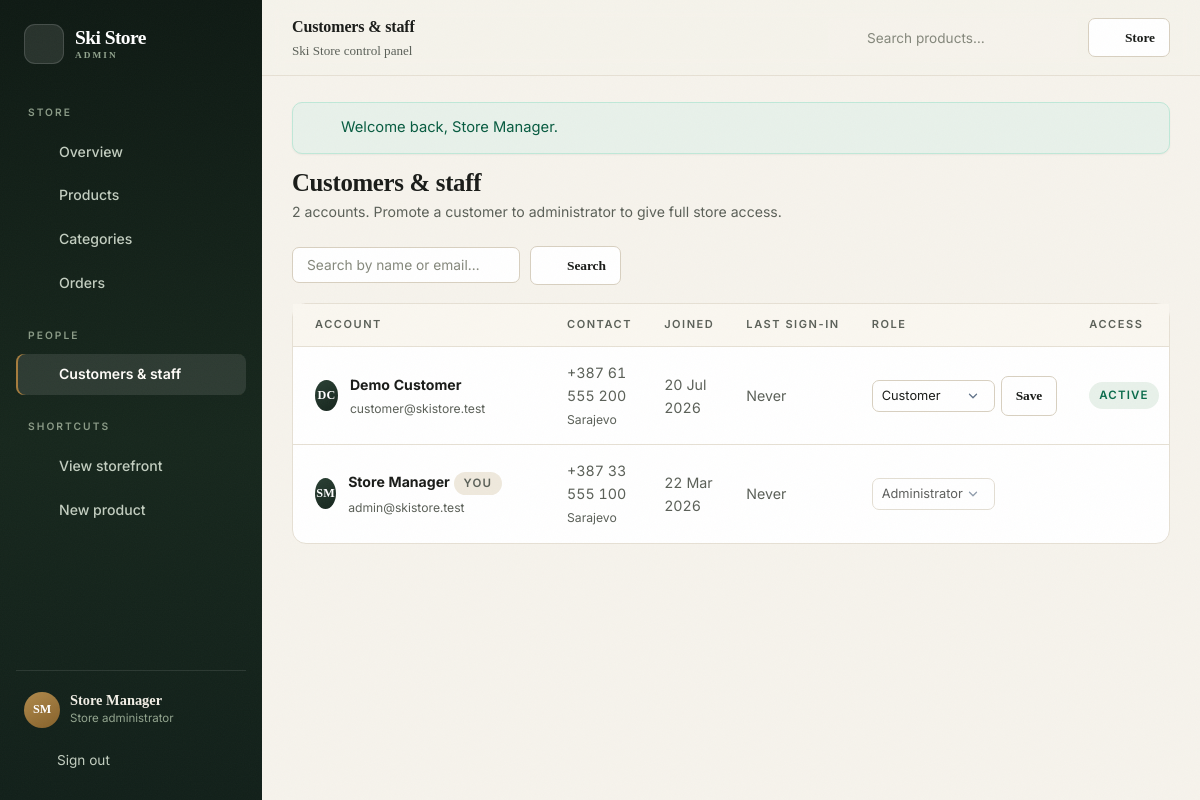
Page /admin/users (signed in) on the committed database.
### tables this page shows
CREATE TABLE `users` (
    `id`            INT UNSIGNED NOT NULL AUTO_INCREMENT,
    `full_name`     VARCHAR(120) NOT NULL,
    `email`         VARCHAR(180) NOT NULL,
    `password_hash` VARCHAR(255) NOT NULL,
    `phone`         VARCHAR(40)  DEFAULT NULL,
    `address`       VARCHAR(180) DEFAULT NULL,
    `city`          VARCHAR(100) DEFAULT NULL,
    `postal_code`   VARCHAR(20)  DEFAULT NULL,
    `country`       VARCHAR(80)  DEFAULT 'Bosnia and Herzegovina',
    `role`          ENUM('customer','admin') NOT NULL DEFAULT 'customer',
    `is_active`     TINYINT(1) NOT NULL DEFAULT 1,
    `last_login_at` DATETIME DEFAULT NULL,
    `created_at`    TIMESTAMP NOT NULL DEFAULT CURRENT_TIMESTAMP,
    `updated_at`    TIMESTAMP NOT NULL DEFAULT CURRENT_TIMESTAMP ON UPDATE CURRENT_TIMESTAMP,
    PRIMARY KEY (`id`),
    UNIQUE KEY `uq_users_email` (`email`),
    KEY `idx_users_role` (`role`),
    KEY `idx_users_created` (`created_at`)
);

### app/Views/admin/users/index.php (the view, shortened to what the rows shown need)
<div class="admin-page-head">
    <div>
        <h1>Customers &amp; staff</h1>
        <p><?= (int) $total ?> account<?= (int) $total === 1 ? '' : 's' ?>. Promote a customer to administrator to give full store access.</p>
    </div>
</div>
<form class="admin-filterbar" method="get" action="<?= url('/admin/users') ?>">
    <input class="input" type="search" name="q" value="<?= e($search) ?>" placeholder="Search by name or email&hellip;" aria-label="Search users">
    <button class="btn btn--outline btn--sm" type="submit"><?= icon('search', 15) ?> Search</button>
</form>
<div class="panel">
    <div class="panel__body panel__body--flush">
        <?php if ($users === []): ?>
            <div class="empty" style="border:0;border-radius:0;padding:44px 20px">
                <span class="empty__icon"><?= icon('users', 26) ?></span>
                <div class="empty__title">No accounts found</div>
                <p class="empty__text">Try a different search term.</p>
            </div>
        <?php else: ?>
            <div class="table-wrap">
                <table class="table">
                    <thead>
                        <tr><th>Account</th><th>Contact</th><th>Joined</th><th>Last sign-in</th><th>Role</th><th>Access</th></tr>
                    </thead>
                    <tbody>
                        <?php foreach ($users as $account): ?>
                            <?php $isSelf = (int) $account['id'] === (int) Auth::id(); ?>
                            <tr>
                                <td>
                                    <div class="table__product">
                                        <span class="account-menu__avatar"><?= e(user_initials((string) $account['full_name'])) ?></span>
                                        <span>
                                            <span class="table__name">
                                                <?= e($account['full_name']) ?>
                                                <?php if ($isSelf): ?><span class="badge badge--muted">You</span><?php endif; ?>
                                            </span>
                                            <span class="table__sub"><?= e($account['email']) ?></span>
                                        </span>
                                    </div>
                                </td>
                                <td class="muted">
                                    <?= e($account['phone'] ?: '—') ?><br>
                                    <span class="table__sub"><?= e($account['city'] ?: 'No city') ?></span>
                                </td>
                                <td class="muted"><?= e(date('d M Y', strtotime((string) $account['created_at']))) ?></td>
                                <td class="muted">
                                    <?= $account['last_login_at'] ? e(date('d M Y', strtotime((string) $account['last_login_at']))) : 'Never' ?>
                                </td>
                                <td>
                                    <form method="post" action="<?= url('/admin/users/' . $account['id'] . '/role') ?>" class="flex" style="gap:6px">
                                        <select class="select" name="role" style="width:auto;font-size:.8rem;padding:6px 30px 6px 9px" aria-label="Role for <?= e($account['full_name']) ?>" <?= $isSelf ? 'disabled' : '' ?>>
                                            <option value="customer"<?= selected($account['role'], 'customer') ?>>Customer</option>
                                            <option value="admin"<?= selected($account['role'], 'admin') ?>>Administrator</option>
                                        </select>
                                        <?php if (! $isSelf): ?>
                                            <button class="btn btn--outline btn--sm" type="submit">Save</button>
                                        <?php endif; ?>
                                    </form>
                                </td>
                                <td>
                                    <div class="table__actions">
                                        <span class="badge <?= (int) $account['is_active'] === 1 ? 'badge--success' : 'badge--danger' ?>">
                                            <?= (int) $account['is_active'] === 1 ? 'Active' : 'Disabled' ?>
                                        </span>
                                        <?php if (! $isSelf): ?>
                                            <form method="post" action="<?= url('/admin/users/' . $account['id'] . '/active') ?>"
                                                  data-confirm="<?= (int) $account['is_active'] === 1 ? 'Deactivate' : 'Activate' ?> this account?">
                                                <button class="btn btn--ghost btn--sm" type="submit">
                                                </button>
                                            </form>
                                        <?php endif; ?>
                                    </div>
                                </td>
                            </tr>
                        <?php endforeach; ?>
                    </tbody>
                </table>
            </div>
        <?php endif; ?>
    </div>
</div>

### app/Core/Router.php (shortened to what the rows shown need)
<?php
final class Router
{
    private array $routes = [];
    private array $groupMiddleware = [];
    public function group(array $middleware, callable $callback): void
    {
        $previous = $this->groupMiddleware;
        $this->groupMiddleware = array_merge($previous, $middleware);
        $this->groupMiddleware = $previous;
    }
    private function add(string $method, string $path, array $handler, array $middleware): void
    {
        $this->routes[] = [
            'method'     => $method,
            'pattern'    => $this->compile($path),
            'handler'    => $handler,
            'middleware' => array_merge($this->groupMiddleware, $middleware),
        ];
    }
    private function compile(string $path): string
    {
        $pattern = preg_replace_callback(
            '#\{([a-zA-Z_][a-zA-Z0-9_]*)\}#',
            static fn (array $match): string => '(?P<' . $match[1] . '>[^/]+)',
            $path
        );
        return '#^' . $pattern . '$#';
    }
    public function dispatch(string $method, string $path): void
    {
        foreach ($this->routes as $route) {
            if (! preg_match($route['pattern'], $path, $matches)) {
                continue;
            }
            foreach ($route['middleware'] as $middleware) {
                $instance = new $middleware();
                $result = $instance->handle();
            }
            $params = array_filter($matches, 'is_string', ARRAY_FILTER_USE_KEY);
            [$controller, $action] = $route['handler'];
            (new $controller())->{$action}($params);
            return;
        }
    }
}

### app/Views/layouts/admin.php (shortened to what the rows shown need)
<?php
$admin = Auth::user();
?>
<!doctype html>
<html lang="en">
<head>
    <link rel="stylesheet" href="<?= e(asset('css/app.css')) ?>">
</head>
<body class="admin-body">
<div class="admin-shell">
    <aside class="admin-sidebar">
        <a class="admin-sidebar__brand brand" href="<?= url('/admin') ?>">
            <span class="brand__mark"><?= icon('mountain', 22) ?></span>
            <span class="brand__name">Ski Store<small>Admin</small></span>
        </a>
        <nav class="admin-nav" aria-label="Admin navigation">
            <div class="admin-nav__label">Store</div>
            <a class="admin-nav__link <?= request_path() === '/admin' ? 'is-active' : '' ?>" href="<?= url('/admin') ?>">
                <?= icon('grid', 18) ?> Overview
            </a>
            <a class="admin-nav__link <?= is_active('/admin/products') ? 'is-active' : '' ?>" href="<?= url('/admin/products') ?>">
                <?= icon('package', 18) ?> Products
            </a>
            <a class="admin-nav__link <?= is_active('/admin/categories') ? 'is-active' : '' ?>" href="<?= url('/admin/categories') ?>">
                <?= icon('tag', 18) ?> Categories
            </a>
            <a class="admin-nav__link <?= is_active('/admin/orders') ? 'is-active' : '' ?>" href="<?= url('/admin/orders') ?>">
                <?= icon('receipt', 18) ?> Orders
            </a>
            <div class="admin-nav__label">People</div>
            <a class="admin-nav__link <?= is_active('/admin/users') ? 'is-active' : '' ?>" href="<?= url('/admin/users') ?>">
                <?= icon('users', 18) ?> Customers &amp; staff
            </a>
            <div class="admin-nav__label">Shortcuts</div>
            <a class="admin-nav__link" href="<?= url('/') ?>" target="_blank" rel="noopener">
                <?= icon('mountain', 18) ?> View storefront
            </a>
            <a class="admin-nav__link" href="<?= url('/admin/products/create') ?>">
                <?= icon('plus', 18) ?> New product
            </a>
        </nav>
        <div class="admin-sidebar__foot">
            <div class="admin-user">
                <span class="admin-user__avatar"><?= e(user_initials((string) ($admin['full_name'] ?? 'Admin'))) ?></span>
                <div>
                    <div class="admin-user__name"><?= e($admin['full_name'] ?? 'Administrator') ?></div>
                    <div class="admin-user__role">Store administrator</div>
                </div>
            </div>
            <form method="post" action="<?= url('/logout') ?>">
                <button class="admin-signout" type="submit"><?= icon('logout', 17) ?> Sign out</button>
            </form>
        </div>
    </aside>
    <div class="admin-main">
        <header class="admin-topbar">
            <div class="admin-topbar__title">
                <?= e($title ?? 'Overview') ?>
                <span>Ski Store control panel</span>
            </div>
            <div class="admin-topbar__actions">
                <form class="admin-search" action="<?= url('/admin/products') ?>" method="get" role="search">
                    <input class="input" type="search" name="q" placeholder="Search products&hellip;" value="<?= e($_GET['q'] ?? '') ?>" aria-label="Search products">
                </form>
                <a class="btn btn--outline btn--sm" href="<?= url('/') ?>" target="_blank" rel="noopener">
                    <?= icon('arrow-right', 15) ?> Store
                </a>
            </div>
        </header>
        <div class="admin-content">
            <?= $content ?>
        </div>
    </div>
</div>
</body>
</html>

### rows in the picture
users: full_name "SM", full_name "Store Manager", shows "YOU", email "admin@skistore.test", phone "+387 33 555 100", city "Sarajevo", created_at "22 Mar 2026", shows "Never", role "Administrator"
users: id "2", full_name "DC", full_name "Demo Customer", email "customer@skistore.test", phone "+387 61 555 200", city "Sarajevo", created_at "20 Jul 2026", shows "Never", role "Customer", shows "Save", is_active "ACTIVE"

### other values in the picture
$title "Customers & staff"
$message['message'] "Welcome back, Store Manager."
